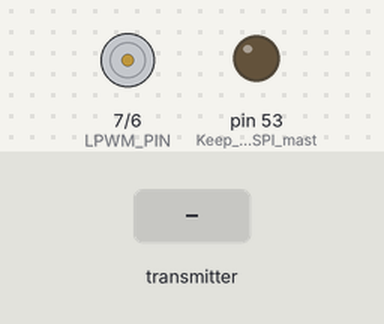
A sketch run on a simulated Arduino Mega 2560, built with avr-gcc and run on an emulated ATmega2560. On the bench: motor-driver pin pairs drawn as motors (green arrow = first pin HIGH = forward, orange = second pin HIGH = backward, longer = more drive), output pins drawn as LEDs (lit = HIGH). The test bench sets the inputs (shaded band). No radio packets arrive unless stated; what the sketch prints to the serial monitor is not drawn.

Above: at 1.2 s.
1.3 s: the transmitter starts sending x = 0
At 2.9 s:
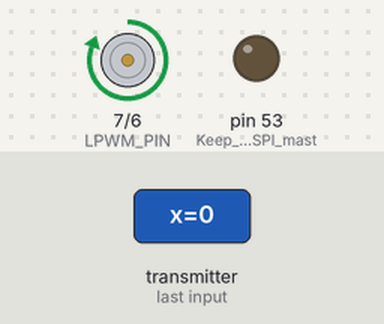
3.8 s: the transmitter starts sending y = 1023
At 6.5 s:
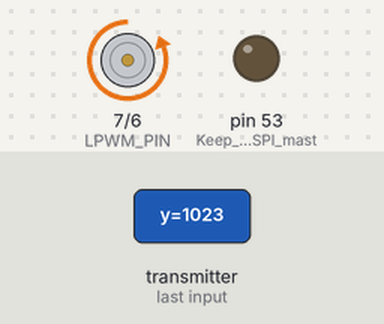
6.8 s: the transmitter starts sending y = 0
At 7.27 s:
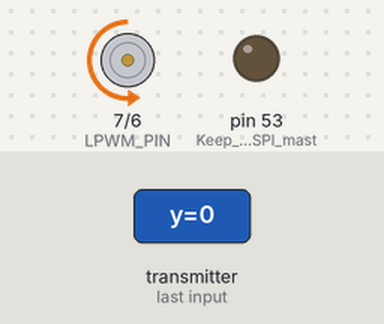
Timing chart, 0 to 10.3 s (numbered marks = the images above; inputs shaded):
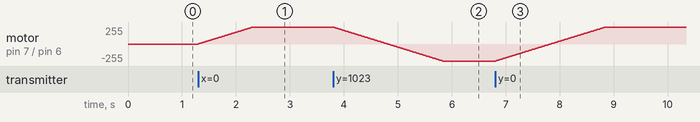

The sketch:

rover_rx_reconstructed.ino
```cpp
/*

- RECONSTRUCTED REFERENCE FIRMWARE
-
- Based on the hardware configuration and successful physical
- test documented in DEVELOPMENT_LOG.md.
-
- This is NOT claimed to be the exact historical source file
- used during the original test.
  */

#include <SPI.h>
#include <RF24.h>

const uint8_t RPWM_PIN = 6;
const uint8_t LPWM_PIN = 7;
const int16_t JOYSTICK_CENTER = 512;  // Within recorded center range 509-514.
const int16_t REFERENCE_DEAD_ZONE = 25;  // Reference value; calibrate on the actual joystick.
const uint16_t RADIO_TIMEOUT_MS = 500;
const uint8_t RAMP_STEP = 5;
const uint16_t RAMP_INTERVAL_MS = 20;

RF24 radio(9, 8);  // CE, CSN
const byte ADDRESS[6] = "00001";

struct ControlPacket {
  uint16_t x;
  uint16_t y;
  uint8_t switchPressed;
};

int16_t targetPwm = 0;
int16_t currentPwm = 0;
uint32_t lastPacketMs = 0;
uint32_t lastRampMs = 0;

int16_t joystickToSignedPwm(uint16_t raw) {
  const int16_t lowEdge = JOYSTICK_CENTER - REFERENCE_DEAD_ZONE;
  const int16_t highEdge = JOYSTICK_CENTER + REFERENCE_DEAD_ZONE;
  if (raw > highEdge) {
    return map(raw, highEdge, 1023, 0, 255);
  }
  if (raw < lowEdge) {
    return -map(raw, lowEdge, 0, 0, 255);
  }
  return 0;
}

int16_t approachValue(int16_t current, int16_t target, uint8_t step) {
  if (current < target) {
    const int16_t next = current + step;
    return next > target ? target : next;
  }
  if (current > target) {
    const int16_t next = current - step;
    return next < target ? target : next;
  }
  return current;
}

void driveMotor(int16_t command) {
  if (command > 0) {
    analogWrite(LPWM_PIN, 0);
    analogWrite(RPWM_PIN, command);
  } else if (command < 0) {
    analogWrite(RPWM_PIN, 0);
    analogWrite(LPWM_PIN, -command);
  } else {
    analogWrite(RPWM_PIN, 0);
    analogWrite(LPWM_PIN, 0);
  }
}

void setup() {
  Serial.begin(9600);
  pinMode(53, OUTPUT);  // Keep the Mega in SPI master mode.
  pinMode(RPWM_PIN, OUTPUT);
  pinMode(LPWM_PIN, OUTPUT);
  driveMotor(0);

  // BTS7960 REN and LEN are documented as held HIGH externally at 5 V.
  if (!radio.begin()) {
    Serial.println(F("NRF24 not detected; motor held stopped"));
    while (true) { driveMotor(0); }
  }

  radio.setChannel(76);
  radio.setDataRate(RF24_250KBPS);
  radio.setPALevel(RF24_PA_LOW);
  radio.openReadingPipe(1, ADDRESS);
  radio.startListening();
  Serial.println(F("Rover receiver ready"));
}

void loop() {
  if (radio.available()) {
    ControlPacket packet;
    while (radio.available()) radio.read(&packet, sizeof(packet));
    targetPwm = joystickToSignedPwm(packet.y);
    lastPacketMs = millis();
  }

  if (millis() - lastPacketMs > RADIO_TIMEOUT_MS) targetPwm = 0;

  if (millis() - lastRampMs >= RAMP_INTERVAL_MS) {
    lastRampMs = millis();
    // Ramp fully to zero before reversing direction.
    const bool reversing = (currentPwm > 0 && targetPwm < 0) ||
                           (currentPwm < 0 && targetPwm > 0);
    const int16_t safeTarget = reversing ? 0 : targetPwm;
    currentPwm = approachValue(currentPwm, safeTarget, RAMP_STEP);
    driveMotor(currentPwm);
  }
}
```

Measured:
- after the input at 1.3 s, motor on pin 7 (LPWM_PIN) / pin 6 (RPWM_PIN): moves from stopped to forward 255/255 over 1.0 s, starting at once
- after the input at 3.8 s, motor on pin 7 (LPWM_PIN) / pin 6 (RPWM_PIN): moves from forward 255/255 to backward 255/255 over 2.0 s, starting at once
- after the input at 6.8 s, motor on pin 7 (LPWM_PIN) / pin 6 (RPWM_PIN): moves from backward 255/255 to forward 255/255 over 2.0 s, starting at once
